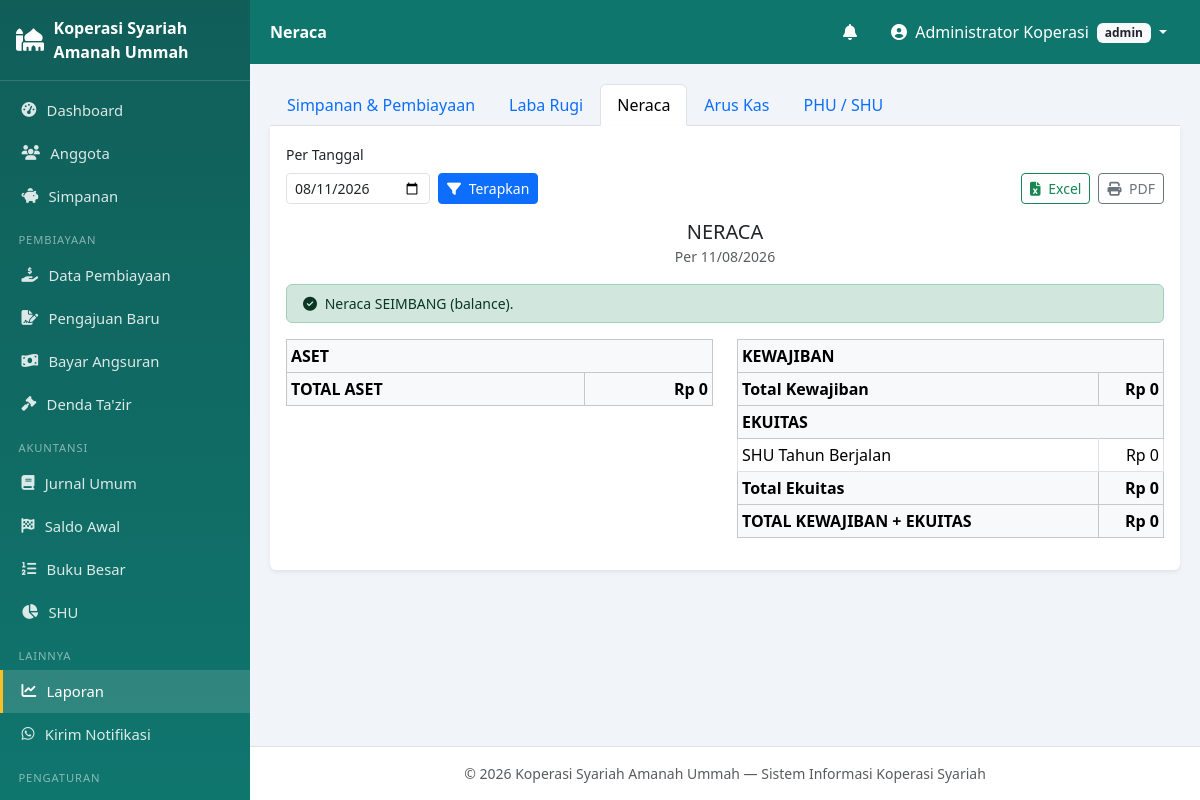
Page /index.php?mod=laporan&act=neraca (signed in) on the committed database.
### tables this page shows
CREATE TABLE profil_koperasi (
    id            INT PRIMARY KEY DEFAULT 1,
    nama_koperasi VARCHAR(150) NOT NULL,
    alamat        TEXT,
    no_telp       VARCHAR(30),
    email         VARCHAR(100),
    nama_ketua    VARCHAR(100),
    slogan        VARCHAR(150)
);

CREATE TABLE pengaturan (
    id         INT AUTO_INCREMENT PRIMARY KEY,
    kunci      VARCHAR(50) NOT NULL UNIQUE,
    nilai      TEXT,
    keterangan VARCHAR(255) DEFAULT NULL
);

### config/database.php (called while the page is built, shortened)
<?php
class Database
{
    private static $instance = null;
    private function __construct()
    {
        try {
            $this->pdo = new PDO(
                'mysql:host=' . DB_HOST . ';dbname=' . DB_NAME . ';charset=utf8mb4',
                DB_USER, DB_PASS,
                [
                    PDO::ATTR_ERRMODE            => PDO::ERRMODE_EXCEPTION,
                    PDO::ATTR_DEFAULT_FETCH_MODE => PDO::FETCH_ASSOC,
                    PDO::ATTR_EMULATE_PREPARES   => false,
                ]
            );
        } catch (PDOException $e) {
            die('Koneksi database gagal: ' . $e->getMessage());
        }
    }
    public static function getInstance(): PDO
    {
        if (self::$instance === null) self::$instance = new self();
        return self::$instance->pdo;
    }
}

### models/PengaturanModel.php (called while the page is built, shortened)
<?php
require_once __DIR__ . '/../config/database.php';
class PengaturanModel
{
    private $db;
    public function __construct()
    {
        $this->db = Database::getInstance();
    }
    public function get(string $kunci, $default = null)
    {
        $st = $this->db->prepare('SELECT nilai FROM pengaturan WHERE kunci=?');
        $st->execute([$kunci]);
        $r = $st->fetch();
        return $r ? $r['nilai'] : $default;
    }
    public function profil()
    {
        return $this->db->query('SELECT * FROM profil_koperasi WHERE id=1')->fetch()
            ?: ['id' => 1, 'nama_koperasi' => 'Koperasi Syariah'];
    }
}

### models/JurnalModel.php (called while the page is built, shortened)
<?php
require_once __DIR__ . '/../config/database.php';
class JurnalModel
{
    private $db;
    public function __construct()
    {
        $this->db = Database::getInstance();
    }
    public function saldoPerAkun(string $sampai = ''): array
    {
        $sql = "SELECT a.id_akun, a.kode_akun, a.nama_akun, a.tipe, a.saldo_normal,
                  COALESCE(SUM(CASE WHEN jd.posisi='debit'  THEN jd.jumlah END),0) AS debit,
                  COALESCE(SUM(CASE WHEN jd.posisi='kredit' THEN jd.jumlah END),0) AS kredit
                FROM akun a
                LEFT JOIN jurnal_detail jd ON jd.id_akun = a.id_akun
                LEFT JOIN jurnal j ON j.id_jurnal = jd.id_jurnal"
             . ($sampai !== '' ? ' AND j.tanggal <= ?' : '')
             . ' GROUP BY a.id_akun ORDER BY a.kode_akun';
        $st = $this->db->prepare($sql);
        $st->execute($sampai !== '' ? [$sampai] : []);
        $out = [];
        foreach ($st->fetchAll() as $r) {
            $r['saldo'] = $r['saldo_normal'] === 'debit' ? $r['debit'] - $r['kredit'] : $r['kredit'] - $r['debit'];
            $out[] = $r;
        }
        return $out;
    }
    public function mutasiPerAkun(string $dari, string $sampai): array
    {
        $sql = "SELECT a.id_akun, a.kode_akun, a.nama_akun, a.tipe, a.saldo_normal,
                  COALESCE(SUM(CASE WHEN jd.posisi='debit'  THEN jd.jumlah END),0) AS debit,
                  COALESCE(SUM(CASE WHEN jd.posisi='kredit' THEN jd.jumlah END),0) AS kredit
                FROM akun a
                LEFT JOIN jurnal_detail jd ON jd.id_akun = a.id_akun
                LEFT JOIN jurnal j ON j.id_jurnal = jd.id_jurnal AND j.tanggal BETWEEN ? AND ?
                GROUP BY a.id_akun ORDER BY a.kode_akun";
        $st = $this->db->prepare($sql);
        $st->execute([$dari, $sampai]);
        $out = [];
        foreach ($st->fetchAll() as $r) {
            $r['saldo'] = $r['saldo_normal'] === 'debit' ? $r['debit'] - $r['kredit'] : $r['kredit'] - $r['debit'];
            $out[] = $r;
        }
        return $out;
    }
    public function labaRugi(string $dari, string $sampai): array
    {
        $rows = $this->mutasiPerAkun($dari, $sampai);
        $pendapatan = $beban = [];
        $tp = $tb = 0;
        return [
            'pendapatan' => $pendapatan, 'beban' => $beban,
            'total_pendapatan' => $tp, 'total_beban' => $tb, 'laba' => $tp - $tb,
        ];
    }
    public function neraca(string $tanggal): array
    {
        $rows = $this->saldoPerAkun($tanggal);
        $aset = $kewajiban = $ekuitas = [];
        $ta = $tk = $te = 0;
        $tahun = substr($tanggal, 0, 4);
        $shuBerjalan = $this->labaRugi("$tahun-01-01", $tanggal)['laba'];
        $pasiva = $tk + $te + $shuBerjalan;
        return [
            'aset' => $aset, 'kewajiban' => $kewajiban, 'ekuitas' => $ekuitas,
            'shu_berjalan' => $shuBerjalan,
            'total_aset' => $ta, 'total_kewajiban' => $tk, 'total_ekuitas' => $te,
            'total_pasiva' => $pasiva, 'balance' => abs($ta - $pasiva) < 1,
        ];
    }
}

### models/NotifikasiModel.php (called while the page is built, shortened)
<?php
require_once __DIR__ . '/../config/database.php';
require_once __DIR__ . '/PengaturanModel.php';
class NotifikasiModel
{
    private $db;
    public function __construct()
    {
        $this->db = Database::getInstance();
    }
    public function hari(): int
    {
        return (int)(new PengaturanModel())->get('notif_hari', 7);
    }
    public function akanJatuhTempo(): array
    {
        $st = $this->db->prepare(
            "SELECT a.*, p.no_pembiayaan, ag.nama, ag.no_hp, ag.email
             FROM angsuran a
             JOIN pembiayaan p ON a.id_pembiayaan = p.id_pembiayaan
             JOIN anggota ag   ON p.id_anggota    = ag.id_anggota
             WHERE p.status='berjalan' AND a.status='belum'
               AND a.tanggal_jatuh_tempo BETWEEN CURDATE() AND DATE_ADD(CURDATE(), INTERVAL ? DAY)
             ORDER BY a.tanggal_jatuh_tempo"
        );
        $st->execute([$this->hari()]);
        return $st->fetchAll();
    }
}

### views/laporan/neraca.php (the view, shortened to what this page needs)
<?php
require_once __DIR__ . '/../../models/JurnalModel.php';
$tanggal = $_GET['tanggal'] ?? date('Y-m-d');
$n = (new JurnalModel())->neraca($tanggal);
$pageTitle = 'Neraca';
$active    = 'laporan';
include __DIR__ . '/../layout/header.php';
?>
<ul class="nav nav-tabs no-print">
  <li class="nav-item"><a class="nav-link" href="index.php?mod=laporan">Simpanan & Pembiayaan</a></li>
  <li class="nav-item"><a class="nav-link" href="index.php?mod=laporan&act=laba_rugi">Laba Rugi</a></li>
  <li class="nav-item"><a class="nav-link active" href="index.php?mod=laporan&act=neraca">Neraca</a></li>
  <li class="nav-item"><a class="nav-link" href="index.php?mod=laporan&act=arus_kas">Arus Kas</a></li>
  <li class="nav-item"><a class="nav-link" href="index.php?mod=laporan&act=phu">PHU / SHU</a></li>
</ul>
<div class="card border-0 shadow-sm rounded-top-0">
  <div class="card-body">
    <form method="get" class="row g-2 align-items-end no-print mb-3">
      <div class="col-auto"><label class="form-label small">Per Tanggal</label>
        <input type="date" name="tanggal" class="form-control form-control-sm" value="<?= e($tanggal) ?>"></div>
      <div class="col-auto"><button class="btn btn-sm btn-primary"><i class="fas fa-filter me-1"></i> Terapkan</button></div>
      <div class="col-auto ms-auto d-flex gap-2">
        <a class="btn btn-sm btn-outline-success"
           href="controllers/proses_export.php?jenis=neraca&tanggal=<?= e($tanggal) ?>">
          <i class="fas fa-file-excel me-1"></i> Excel</a>
        <button type="button" class="btn btn-sm btn-outline-secondary" onclick="window.print()">
          <i class="fas fa-print me-1"></i> PDF</button>
      </div>
    </form>
    <div class="text-center mb-3">
      <h5 class="mb-0">NERACA</h5>
      <small class="text-muted">Per <?= e(date('d/m/Y', strtotime($tanggal))) ?></small>
    </div>
    <div class="alert <?= $n['balance']?'alert-success':'alert-danger' ?> py-2 small">
      <i class="fas fa-<?= $n['balance']?'check-circle':'exclamation-triangle' ?> me-1"></i>
      <?= $n['balance']
          ? 'Neraca SEIMBANG (balance).'
          : 'Neraca TIDAK SEIMBANG — selisih ' . rupiah(abs($n['total_aset'] - $n['total_pasiva'])) . '. Periksa kembali jurnal.' ?>
    </div>
    <div class="row">
      <div class="col-md-6">
        <table class="table table-sm table-bordered">
          <thead class="table-light"><tr><th colspan="2"><b>ASET</b></th></tr></thead>
          <tr class="table-light fw-bold"><td>TOTAL ASET</td><td class="text-end"><?= rupiah($n['total_aset']) ?></td></tr>
        </table>
      </div>
      <div class="col-md-6">
        <table class="table table-sm table-bordered">
          <thead class="table-light"><tr><th colspan="2"><b>KEWAJIBAN</b></th></tr></thead>
          <tr class="table-light fw-bold"><td>Total Kewajiban</td><td class="text-end"><?= rupiah($n['total_kewajiban']) ?></td></tr>
          <thead class="table-light"><tr><th colspan="2"><b>EKUITAS</b></th></tr></thead>
          <tr><td>SHU Tahun Berjalan</td><td class="text-end"><?= rupiah($n['shu_berjalan']) ?></td></tr>
          <tr class="table-light fw-bold"><td>Total Ekuitas</td><td class="text-end"><?= rupiah($n['total_ekuitas'] + $n['shu_berjalan']) ?></td></tr>
          <tr class="table-light fw-bold"><td>TOTAL KEWAJIBAN + EKUITAS</td><td class="text-end"><?= rupiah($n['total_pasiva']) ?></td></tr>
        </table>
      </div>
    </div>
  </div>
</div>
<?php include __DIR__ . '/../layout/footer.php'; ?>

### views/layout/header.php (shortened to what this page needs)
<?php
require_once __DIR__ . '/../../config/database.php';
require_once __DIR__ . '/../../models/PengaturanModel.php';
require_once __DIR__ . '/../../models/NotifikasiModel.php';
$user      = $_SESSION['user'];
$pageTitle = $pageTitle ?? 'Dashboard';
$active    = $active ?? 'dashboard';
$pmModel = new PengaturanModel();
$profil  = $pmModel->profil();
$logo    = trim((string)$pmModel->get('logo', ''));
$logoAda = $logo !== '' && file_exists(__DIR__ . '/../../assets/img/' . $logo);
if (!function_exists('rupiah')) {
    function rupiah($n) { return 'Rp ' . number_format((float)($n ?: 0), 0, ',', '.'); }
}
if (!function_exists('e')) {
    function e($s) { return htmlspecialchars((string)($s ?? ''), ENT_QUOTES, 'UTF-8'); }
}
$ntf          = new NotifikasiModel();
$ntfAkan      = $ntf->akanJatuhTempo();
?>
<!DOCTYPE html>
<html lang="id">
<head>
<link href="https://cdn.jsdelivr.net/npm/bootstrap@5.3.3/dist/css/bootstrap.min.css" rel="stylesheet">
<link href="https://cdnjs.cloudflare.com/ajax/libs/font-awesome/6.5.2/css/all.min.css" rel="stylesheet">
<link rel="stylesheet" href="assets/css/style.css">
</head>
<body>
<div class="wrapper">
  <aside class="sidebar" id="sidebar">
    <div class="brand">
      <?php if ($logoAda): ?>
        <img src="assets/img/<?= e($logo) ?>" alt="Logo">
      <?php else: ?>
        <i class="fas fa-mosque"></i>
      <?php endif; ?>
      <span><?= e($profil['nama_koperasi'] ?? 'KSU Syariah') ?></span>
    </div>
    <nav>
      <a href="index.php?mod=dashboard" class="<?= $active==='dashboard'?'on':'' ?>">
        <i class="fas fa-tachometer-alt"></i> Dashboard</a>
      <a href="index.php?mod=anggota&act=list" class="<?= $active==='anggota'?'on':'' ?>">
        <i class="fas fa-users"></i> Anggota</a>
      <a href="index.php?mod=simpanan&act=list" class="<?= $active==='simpanan'?'on':'' ?>">
        <i class="fas fa-piggy-bank"></i> Simpanan</a>
      <div class="menu-label">Pembiayaan</div>
      <a href="index.php?mod=pembiayaan&act=list" class="<?= $active==='pembiayaan'?'on':'' ?>">
        <i class="fas fa-hand-holding-usd"></i> Data Pembiayaan</a>
      <a href="index.php?mod=pembiayaan&act=pengajuan" class="<?= $active==='pembiayaan-pengajuan'?'on':'' ?>">
        <i class="fas fa-file-signature"></i> Pengajuan Baru</a>
      <a href="index.php?mod=pembiayaan&act=angsuran" class="<?= $active==='pembiayaan-angsuran'?'on':'' ?>">
        <i class="fas fa-money-bill-wave"></i> Bayar Angsuran</a>
      <a href="index.php?mod=denda&act=list" class="<?= $active==='denda'?'on':'' ?>">
        <i class="fas fa-gavel"></i> Denda Ta'zir</a>
      <div class="menu-label">Akuntansi</div>
      <a href="index.php?mod=jurnal&act=list" class="<?= $active==='jurnal'?'on':'' ?>">
        <i class="fas fa-book"></i> Jurnal Umum</a>
      <a href="index.php?mod=jurnal&act=saldo_awal" class="<?= $active==='jurnal-saldo-awal'?'on':'' ?>">
        <i class="fas fa-flag-checkered"></i> Saldo Awal</a>
      <a href="index.php?mod=jurnal&act=buku_besar" class="<?= $active==='jurnal-buku-besar'?'on':'' ?>">
        <i class="fas fa-list-ol"></i> Buku Besar</a>
      <a href="index.php?mod=shu&act=list" class="<?= $active==='shu'?'on':'' ?>">
        <i class="fas fa-chart-pie"></i> SHU</a>
      <div class="menu-label">Lainnya</div>
      <a href="index.php?mod=laporan" class="<?= $active==='laporan'?'on':'' ?>">
        <i class="fas fa-chart-line"></i> Laporan</a>
      <a href="index.php?mod=notifikasi&act=kirim" class="<?= $active==='notifikasi-kirim'?'on':'' ?>">
        <i class="fab fa-whatsapp"></i> Kirim Notifikasi</a>
      <?php if ($user['level'] === 'admin'): ?>
      <div class="menu-label">Pengaturan</div>
      <a href="index.php?mod=pengaturan&act=profil" class="<?= $active==='pengaturan-profil'?'on':'' ?>">
        <i class="fas fa-building"></i> Profil Koperasi</a>
      <?php endif; ?>
    </nav>
  </aside>
  <div class="main">
    <nav class="topbar">
      <div class="topbar-title"><?= e($pageTitle) ?></div>
      <div class="dropdown ms-auto me-2">
        <button class="btn btn-link text-white position-relative" data-bs-toggle="dropdown">
          <i class="fas fa-bell"></i>
        </button>
      </div>
      <div class="dropdown">
        <button class="btn btn-link text-white dropdown-toggle text-decoration-none" data-bs-toggle="dropdown">
          <i class="fas fa-user-circle me-1"></i> <?= e($user['nama_lengkap']) ?>
          <span class="badge bg-light text-dark ms-1"><?= e($user['level']) ?></span>
        </button>
      </div>
    </nav>
    <main class="content">

### views/layout/footer.php (shortened to what this page needs)
    </main>
    <footer class="text-center small text-muted py-3 border-top bg-white">
      &copy; <?= date('Y') ?> <?= e($profil['nama_koperasi'] ?? 'Koperasi Syariah') ?>
      — Sistem Informasi Koperasi Syariah
    </footer>
  </div>
</div>
</body>
</html>

### assets/css/style.css (style rules this page uses)
:root { --primary: #0f766e; --primary-2: #115e59; --sidebar-w: 250px; }
body { background: #f1f5f9; font-family: system-ui, -apple-system, "Segoe UI", Roboto, sans-serif; }
.wrapper { display: flex; min-height: 100vh; }
.main { flex: 1; margin-left: var(--sidebar-w); display: flex; flex-direction: column; min-width: 0; }
.content { padding: 1.25rem; flex: 1; }
.sidebar { width: var(--sidebar-w); background: linear-gradient(180deg, var(--primary-2), var(--primary)); color: #fff; position: fixed; top: 0; bottom: 0; left: 0; overflow-y: auto; z-index: 1040; }
.sidebar .brand { display: flex; align-items: center; gap: .6rem; padding: 1rem; font-weight: 700; border-bottom: 1px solid rgba(255,255,255,.15); min-height: 64px; }
.sidebar .brand i { font-size: 1.4rem; }
.sidebar nav { padding: .5rem 0 2rem; }
.sidebar nav a { display: flex; align-items: center; gap: .65rem; padding: .65rem 1.15rem; color: rgba(255,255,255,.85); text-decoration: none; font-size: .925rem; border-left: 3px solid transparent; }
.sidebar nav a.on { background: rgba(255,255,255,.14); border-left-color: #fbbf24; color: #fff; }
.sidebar .menu-label { padding: .9rem 1.15rem .3rem; font-size: .7rem; text-transform: uppercase; letter-spacing: .08em; color: rgba(255,255,255,.5); }
.topbar { background: var(--primary); min-height: 64px; display: flex; align-items: center; padding: 0 1.25rem; position: sticky; top: 0; z-index: 1030; }
.topbar-title { color: #fff; font-weight: 600; }
.topbar .btn-link { text-decoration: none; }
.rounded-top-0 { border-top-left-radius: 0 !important; border-top-right-radius: 0 !important; }
.table thead th { white-space: nowrap; }

### rows in the picture
profil_koperasi: nama_koperasi "Koperasi Syariah Amanah Ummah"
pengaturan: nilai "Rp 0", rupiah($n['total_ekuitas'] + $n['shu_berjalan']) "Rp 0"

### other values in the picture
$pageTitle "Neraca"
$user['nama_lengkap'] "Administrator Koperasi"
$user['level'] "admin"
date('d/m/Y', strtotime($tanggal)) "11/08/2026"
